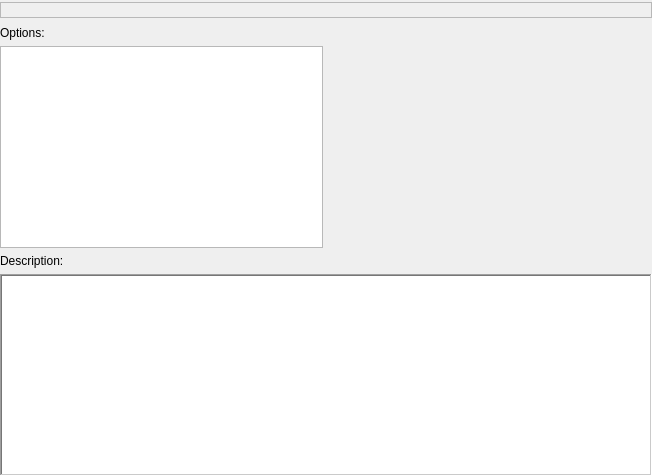
<?xml version="1.0" encoding="UTF-8"?>
<ui version="4.0">
 <class>WizardInstallerPage</class>
 <widget class="QWidget" name="WizardInstallerPage">
  <property name="geometry">
   <rect>
    <x>0</x>
    <y>0</y>
    <width>652</width>
    <height>476</height>
   </rect>
  </property>
  <property name="windowTitle">
   <string notr="true"/>
  </property>
  <layout class="QVBoxLayout" name="verticalLayout_2">
   <property name="leftMargin">
    <number>0</number>
   </property>
   <property name="topMargin">
    <number>0</number>
   </property>
   <property name="rightMargin">
    <number>0</number>
   </property>
   <property name="bottomMargin">
    <number>0</number>
   </property>
   <item>
    <layout class="QVBoxLayout" name="verticalLayout" stretch="0,0,1,0,1">
     <property name="spacing">
      <number>6</number>
     </property>
     <item>
      <widget class="QFrame" name="selectDescriptionFrame">
       <property name="enabled">
        <bool>true</bool>
       </property>
       <property name="sizePolicy">
        <sizepolicy hsizetype="Preferred" vsizetype="Preferred">
         <horstretch>0</horstretch>
         <verstretch>0</verstretch>
        </sizepolicy>
       </property>
       <property name="minimumSize">
        <size>
         <width>0</width>
         <height>0</height>
        </size>
       </property>
       <property name="frameShape">
        <enum>QFrame::NoFrame</enum>
       </property>
       <property name="frameShadow">
        <enum>QFrame::Plain</enum>
       </property>
       <property name="lineWidth">
        <number>1</number>
       </property>
       <property name="midLineWidth">
        <number>0</number>
       </property>
       <layout class="QVBoxLayout" name="verticalLayout_5">
        <property name="leftMargin">
         <number>0</number>
        </property>
        <property name="topMargin">
         <number>2</number>
        </property>
        <property name="rightMargin">
         <number>0</number>
        </property>
        <property name="bottomMargin">
         <number>2</number>
        </property>
        <item>
         <layout class="QVBoxLayout" name="verticalLayout_4">
          <property name="spacing">
           <number>6</number>
          </property>
          <property name="topMargin">
           <number>0</number>
          </property>
          <property name="bottomMargin">
           <number>0</number>
          </property>
          <item>
           <widget class="QLabel" name="selectDescriptionLabel">
            <property name="frameShape">
             <enum>QFrame::StyledPanel</enum>
            </property>
            <property name="frameShadow">
             <enum>QFrame::Sunken</enum>
            </property>
            <property name="text">
             <string notr="true"/>
            </property>
            <property name="wordWrap">
             <bool>true</bool>
            </property>
            <property name="margin">
             <number>0</number>
            </property>
           </widget>
          </item>
         </layout>
        </item>
       </layout>
      </widget>
     </item>
     <item>
      <widget class="QLabel" name="optionLabel">
       <property name="text">
        <string>Options:</string>
       </property>
      </widget>
     </item>
     <item>
      <layout class="QHBoxLayout" name="horizontalLayout_2" stretch="1,1">
       <item>
        <widget class="QListWidget" name="optionList">
         <property name="resizeMode">
          <enum>QListView::Adjust</enum>
         </property>
        </widget>
       </item>
       <item>
        <widget class="QLabel" name="imageLabel">
         <property name="sizePolicy">
          <sizepolicy hsizetype="Ignored" vsizetype="Ignored">
           <horstretch>0</horstretch>
           <verstretch>0</verstretch>
          </sizepolicy>
         </property>
         <property name="text">
          <string/>
         </property>
         <property name="scaledContents">
          <bool>true</bool>
         </property>
        </widget>
       </item>
      </layout>
     </item>
     <item>
      <widget class="QLabel" name="descriptionLabel">
       <property name="text">
        <string>Description:</string>
       </property>
      </widget>
     </item>
     <item>
      <widget class="QTextEdit" name="descriptionTextEdit">
       <property name="frameShape">
        <enum>QFrame::WinPanel</enum>
       </property>
       <property name="readOnly">
        <bool>true</bool>
       </property>
      </widget>
     </item>
    </layout>
   </item>
  </layout>
 </widget>
 <resources/>
 <connections/>
</ui>
